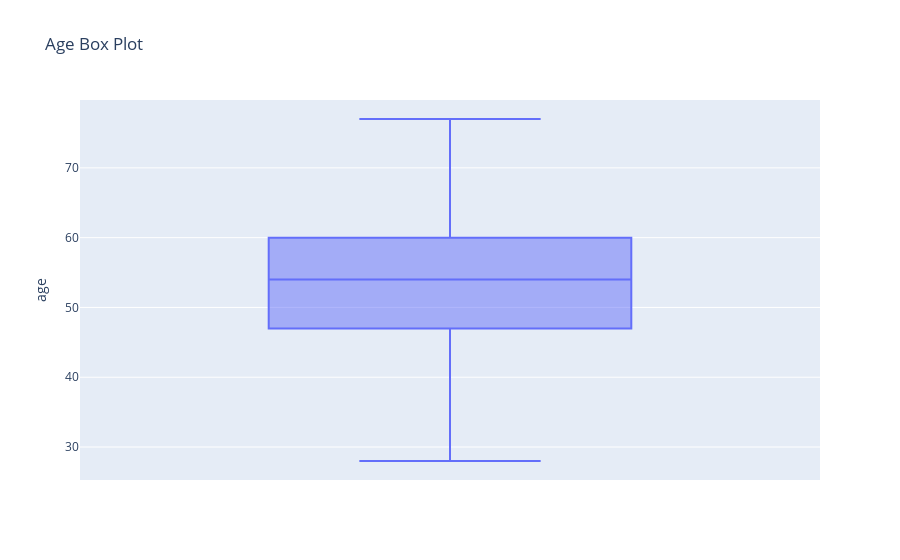
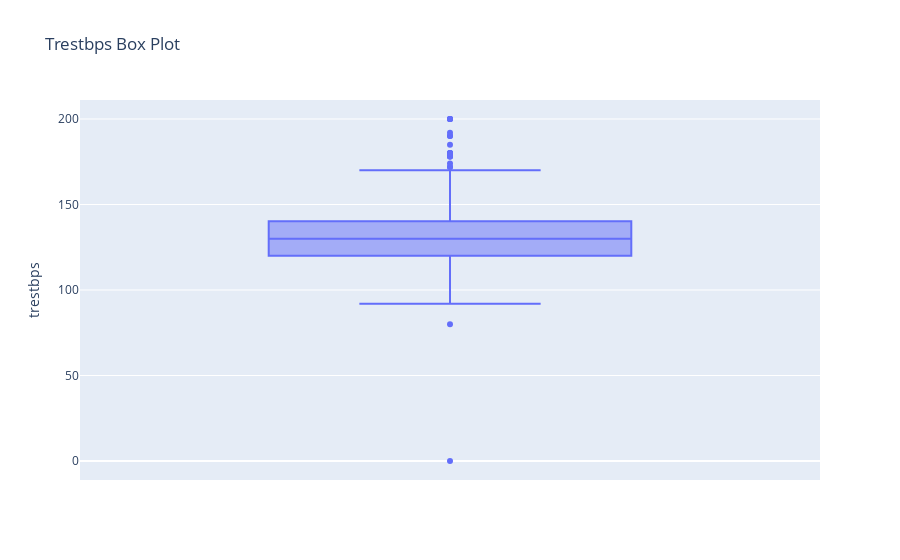
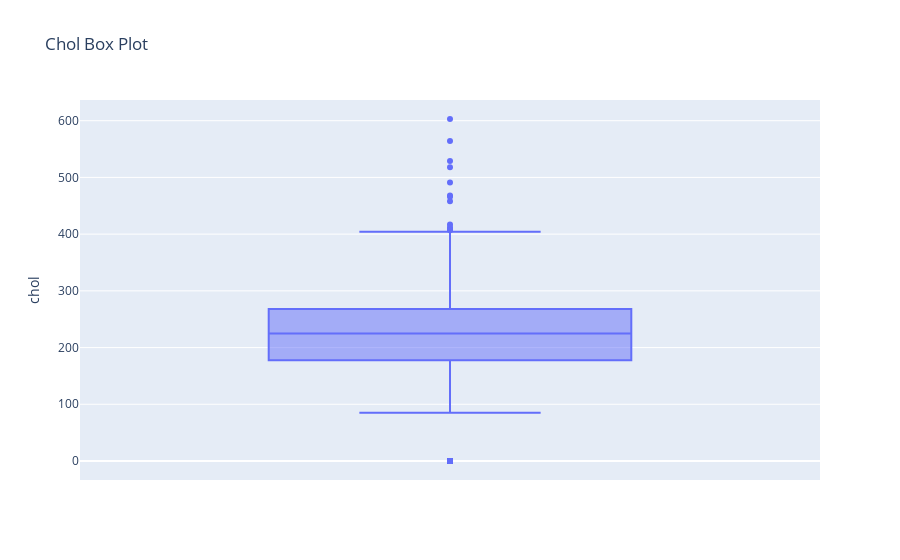
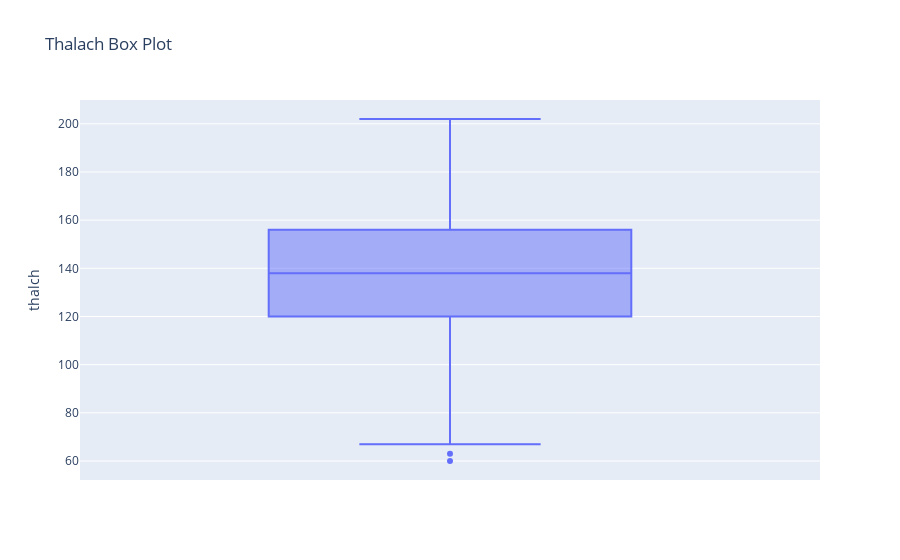

Notebook code for these charts, in order:
### Code cell
#plot box plot for all numeric columns using for loop in plotly
fig = px.box(df, y='age', title='Age Box Plot')
fig.show()

fig = px.box(df, y='trestbps', title='Trestbps Box Plot')
fig.show()

fig = px.box(df, y='chol', title='Chol Box Plot')
fig.show()

fig = px.box(df, y='thalch', title='Thalach Box Plot')
fig.show()

fig = px.box(df, y='oldpeak', title='Oldpeak Box Plot')
fig.show()

### Figure 1 — Plotly figure (JSON) as saved in the notebook; plotly's stock layout.template omitted (floating-point values rounded to 4 significant figures; data arrays with more than 128 entries replaced by an {"elided": "..."} marker saying what was removed)
{"data": [{"alignmentgroup": "True", "hovertemplate": "age=%{y}<extra></extra>", "legendgroup": "", "marker": {"color": "#636efa"}, "name": "", "notched": false, "offsetgroup": "", "orientation": "v", "showlegend": false, "type": "box", "x0": " ", "xaxis": "x", "y": {"elided": "920 int values"}, "y0": " ", "yaxis": "y"}], "layout": {"boxmode": "group", "legend": {"tracegroupgap": 0}, "title": {"text": "Age Box Plot"}, "xaxis": {"anchor": "y", "domain": [0, 1]}, "yaxis": {"anchor": "x", "domain": [0, 1], "title": {"text": "age"}}}}

### Figure 2 — Plotly figure (JSON) as saved in the notebook; plotly's stock layout.template omitted (floating-point values rounded to 4 significant figures; data arrays with more than 128 entries replaced by an {"elided": "..."} marker saying what was removed)
{"data": [{"alignmentgroup": "True", "hovertemplate": "trestbps=%{y}<extra></extra>", "legendgroup": "", "marker": {"color": "#636efa"}, "name": "", "notched": false, "offsetgroup": "", "orientation": "v", "showlegend": false, "type": "box", "x0": " ", "xaxis": "x", "y": {"elided": "920 float values"}, "y0": " ", "yaxis": "y"}], "layout": {"boxmode": "group", "legend": {"tracegroupgap": 0}, "title": {"text": "Trestbps Box Plot"}, "xaxis": {"anchor": "y", "domain": [0, 1]}, "yaxis": {"anchor": "x", "domain": [0, 1], "title": {"text": "trestbps"}}}}

### Figure 3 — Plotly figure (JSON) as saved in the notebook; plotly's stock layout.template omitted (floating-point values rounded to 4 significant figures; data arrays with more than 128 entries replaced by an {"elided": "..."} marker saying what was removed)
{"data": [{"alignmentgroup": "True", "hovertemplate": "chol=%{y}<extra></extra>", "legendgroup": "", "marker": {"color": "#636efa"}, "name": "", "notched": false, "offsetgroup": "", "orientation": "v", "showlegend": false, "type": "box", "x0": " ", "xaxis": "x", "y": {"elided": "920 float values"}, "y0": " ", "yaxis": "y"}], "layout": {"boxmode": "group", "legend": {"tracegroupgap": 0}, "title": {"text": "Chol Box Plot"}, "xaxis": {"anchor": "y", "domain": [0, 1]}, "yaxis": {"anchor": "x", "domain": [0, 1], "title": {"text": "chol"}}}}

### Figure 4 — Plotly figure (JSON) as saved in the notebook; plotly's stock layout.template omitted (floating-point values rounded to 4 significant figures; data arrays with more than 128 entries replaced by an {"elided": "..."} marker saying what was removed)
{"data": [{"alignmentgroup": "True", "hovertemplate": "thalch=%{y}<extra></extra>", "legendgroup": "", "marker": {"color": "#636efa"}, "name": "", "notched": false, "offsetgroup": "", "orientation": "v", "showlegend": false, "type": "box", "x0": " ", "xaxis": "x", "y": {"elided": "920 float values"}, "y0": " ", "yaxis": "y"}], "layout": {"boxmode": "group", "legend": {"tracegroupgap": 0}, "title": {"text": "Thalach Box Plot"}, "xaxis": {"anchor": "y", "domain": [0, 1]}, "yaxis": {"anchor": "x", "domain": [0, 1], "title": {"text": "thalch"}}}}
